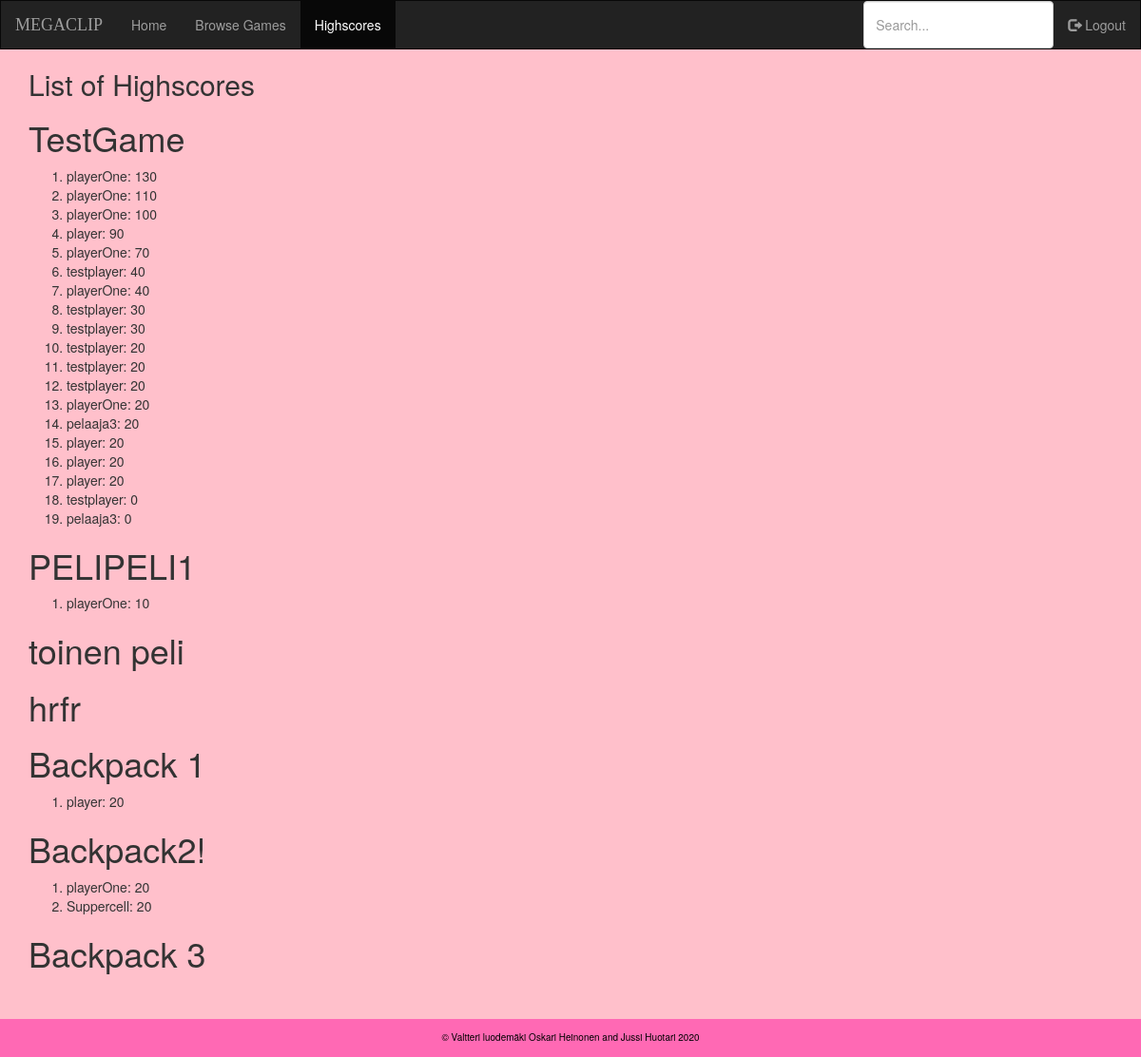
The page /highscores/ (signed in) on the database its author committed.
### gamestore/models.py (models this page shows, shortened)
class Game(models.Model):
    name = models.CharField(max_length=255, primary_key=True, unique=True)
    url = models.URLField(max_length=255)
    price = models.DecimalField(max_digits=20, decimal_places=2)
    developer = models.ForeignKey('users.CustomUser', on_delete=models.CASCADE, null=True)

class Highscore(models.Model):
    id = models.AutoField(primary_key=True)
    game = models.ForeignKey(Game, on_delete=models.CASCADE)
    player = models.ForeignKey('users.CustomUser', on_delete=models.CASCADE)
    score = models.IntegerField()
    def __str__(self):
        return self.player.username + ": " + str(self.score)

### users/models.py (models this page shows, shortened)
class CustomUser(AbstractUser):
    usertype = models.CharField(max_length=10)
    games = models.ManyToManyField('gamestore.Game')
    test = models.CharField(max_length=10, choices=usertypes)

### gamestore/views.py (the view)
# urls.py: path('highscores/',HighscoreListView.as_view(),name='highscores' )
class HighscoreListView(ListView):
    model = Highscore
    template_name = 'gamestore/highscores.html'
    context_object_name = 'highscores'
    def get_context_data(self, **kwargs):
        context = super(HighscoreListView, self).get_context_data(**kwargs)
        context.update({
            'games': Game.objects.all(),
            'highscore_page' : 'active'
        })
        return context
    def get_queryset(self):
        return Highscore.objects.order_by('-score')

### gamestore/templates/gamestore/highscores.html (shortened to what this page needs)
{% extends 'base.html' %}
{% block content %}
  <h2>List of Highscores </h2>
  {% for game in games %}
    <h1>{{ game.name }}</h1>
    <ol>
      {% for score in highscores %}
        {% if score.game == game %}
          <li>
            {{ score }}
          </li>
        {% endif %}
      {% endfor %}
    </ol>
  {% endfor %}
{% endblock %}

### gamestore/static/gamestore/style.css (style rules this page uses)
body { background: pink ; }

### rows shown on the page
Game: name "TestGame"
Highscore: player+score "playerOne: 130"
Highscore: player+score "playerOne: 110"
Highscore: player+score "playerOne: 100"
Highscore: player+score "player: 90"
Highscore: player+score "playerOne: 70"
Highscore: player+score "testplayer: 40"
Highscore: player+score "playerOne: 40"
Highscore: player+score "testplayer: 30"
Highscore: player+score "testplayer: 30"
Highscore: player+score "testplayer: 20"
Highscore: player+score "testplayer: 20"
Highscore: player+score "testplayer: 20"
Highscore: player+score "playerOne: 20"
Highscore: player+score "pelaaja3: 20"
Highscore: player+score "player: 20"
Highscore: player+score "player: 20"
Highscore: player+score "player: 20"
Highscore: player+score "testplayer: 0"
Highscore: player+score "pelaaja3: 0"
Game: name "PELIPELI1"
Highscore: player+score "playerOne: 10"
Game: name "toinen peli"
Game: name "hrfr"
Game: name "Backpack 1"
Highscore: player+score "player: 20"
Game: name "Backpack2!"
Highscore: player+score "playerOne: 20"
Highscore: player+score "Suppercell: 20"
Game: name "Backpack 3"
